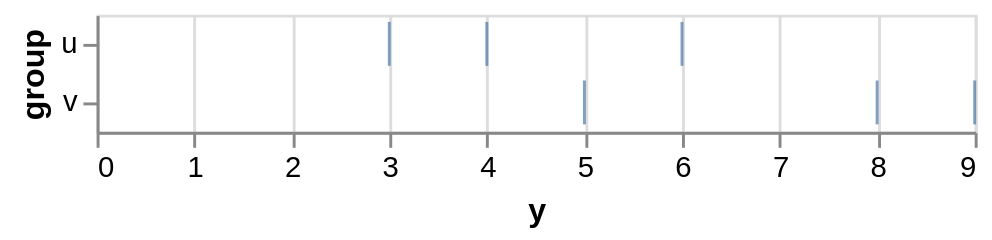

The specification (Vega-Lite) saved for this image:
### Vega-Lite specification from a JSON file in a GitHub repository (floating-point values rounded to 4 significant figures)
{"$schema": "https://vega.github.io/schema/vega-lite/v6.json", "data": {"values": [{"group": "u", "size": 10, "x": 1, "y": 3}, {"group": "v", "size": 40, "x": 2, "y": 5}, {"group": "u", "size": 20, "x": 3, "y": 4}, {"group": "v", "size": 80, "x": 4, "y": 8}, {"group": "u", "size": 30, "x": 5, "y": 6}, {"group": "v", "size": 60, "x": 6, "y": 9}]}, "description": "A strip plot of ticks.", "encoding": {"x": {"field": "y", "type": "quantitative"}, "y": {"field": "group", "type": "nominal"}}, "mark": "tick", "usermeta": {"eas": {"standin_ratio": 0.0649, "threshold": 0.09}}}
